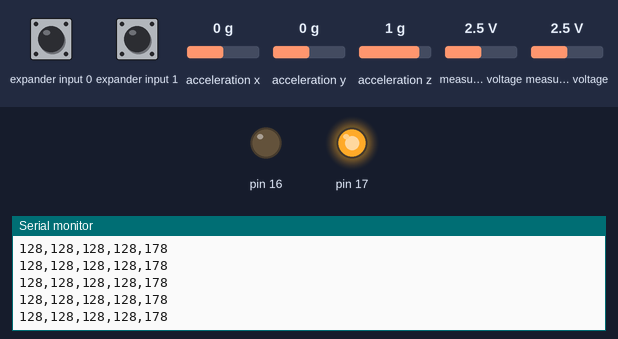
Recording of a sketch running on a simulated Arduino Uno, built with avr-gcc and run on an emulated ATmega328P. Shown: output pins drawn as LEDs (lit = HIGH), the last lines printed to the serial monitor. Wiring (inferred from the names in the program): Wii Nunchuk at I2C address 0x52. The inputs (shaded band) are chosen by the test bench; at power-on: measured voltage 2.5 V, expander input 0 HIGH, expander input 1 HIGH, acceleration x 0 g, acceleration y 0 g, acceleration z 1 g.

Above: at 1.3 s.
1.4 s: measured voltage (sensor 200) set to 2.1 V
At 2.0 s:
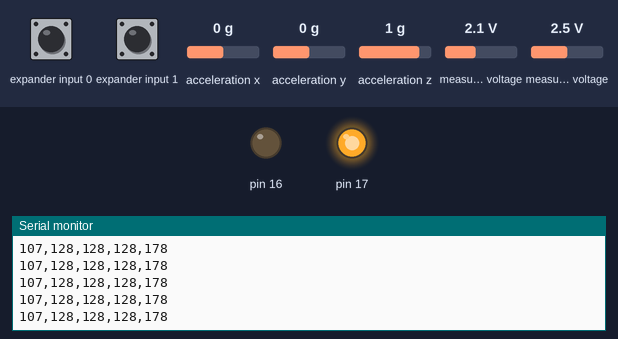
4.4 s: measured voltage (sensor 200) set to 1.8 V
At 5.1 s:
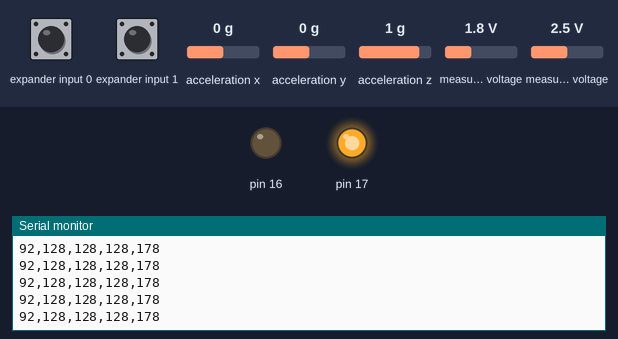
Timing chart, 0 to 7.4 s (numbered marks = the images above; inputs shaded):
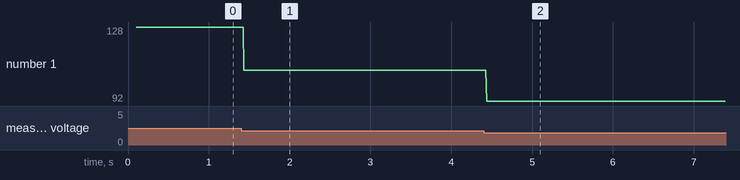

Measured:
- after the input at 1.4 s, the serial monitor: prints a new line at once (image 1)
- after the input at 4.4 s, the serial monitor: prints a new line at once (image 2)
- plotted number 1: 128 → 107 after the input at 1.4 s, 107 → 92 after the input at 4.4 s

The sketch:

processing-wii.ino
```cpp
/*
Date : 21/02/2010
Projet : Arduino + nunchuck + Processing
*/
#include <Wire.h>

void setup(){
  Serial.begin(19200);
  nunchuck_init_with_power();
  nunchuck_init();
}

void loop(){
  nunchuck_get_data();
  nunchuck_print_data();
}

static uint8_t nunchuck_buf[6];   // zone de données du nunchuck

// Initialisation du system I2C pour communiquer avec le nunchuck
static void nunchuck_init()
{
  Wire.begin();
  Wire.beginTransmission(0x52);
  Wire.write(0x40);// Adresse Mémoire
  Wire.write(0x00);// effectue un envoi à 0
  Wire.endTransmission();
}


static void nunchuck_init_with_power_pins(byte pwrpin, byte gndpin)
{
  DDRC |= _BV(pwrpin) | _BV(gndpin);
  PORTC &=~ _BV(gndpin);
  PORTC |=  _BV(pwrpin);
  delay(100);  // attente pour stabilisatio

  nunchuck_init();
}

// A appeler quand le nunchuck est connecté© directement à  Arduino
static void nunchuck_init_with_power()
{
nunchuck_init_with_power_pins(PORTC3,PORTC2);
}

// Envoi d'une requête pour obtenir les données du nunchuck
static void nunchuck_send_request()
{
  Wire.beginTransmission(0x52);
  Wire.write(0x00);
  Wire.endTransmission();
}

// Encode les données du nunchuck
static char nunchuk_decode_byte (char x)
{
  x = (x ^ 0x17) + 0x17;
  return x;
}

// Réception des données du nunchuck
// retourne 1 si ok, sinon 0
static int nunchuck_get_data()
{
  int cnt=0;
  Wire.requestFrom (0x52, 6);
  while (Wire.available ()) {
    nunchuck_buf[cnt] = nunchuk_decode_byte(Wire.read());
    cnt++;
  }
  nunchuck_send_request();

  if (cnt >= 5) {
    return 1;   // ok
  }
  return 0; // ko
}

static void nunchuck_print_data()
{
  static int i=0;
  int joy_x_axis = nunchuck_buf[0];
  int joy_y_axis = nunchuck_buf[1];
  int accel_x_axis = nunchuck_buf[2]; // * 2 * 2;
  int accel_y_axis = nunchuck_buf[3]; // * 2 * 2;
  int accel_z_axis = nunchuck_buf[4]; // * 2 * 2;

  int z_button = 0;
  int c_button = 0;

  // byte nunchuck_buf[5] contient les bits pour les boutons z et c
  if ((nunchuck_buf[5] >> 0) & 1)
    z_button = 1;
  if ((nunchuck_buf[5] >> 1) & 1)
    c_button = 1;

  if ((nunchuck_buf[5] >> 2) & 1)
    accel_x_axis += 2;
  if ((nunchuck_buf[5] >> 3) & 1)
    accel_x_axis += 1;

  if ((nunchuck_buf[5] >> 4) & 1)
    accel_y_axis += 2;
  if ((nunchuck_buf[5] >> 5) & 1)
    accel_y_axis += 1;

  if ((nunchuck_buf[5] >> 6) & 1)
    accel_z_axis += 2;
  if ((nunchuck_buf[5] >> 7) & 1)
    accel_z_axis += 1;

  Serial.print(joy_x_axis,DEC);
  Serial.print(",");
  Serial.print(joy_y_axis, DEC);
  Serial.print(",");
  Serial.print(accel_x_axis, DEC);
  Serial.print(",");
  Serial.print(accel_y_axis, DEC);
  Serial.print(",");
  Serial.print(accel_z_axis, DEC);

  Serial.println();
}
```
